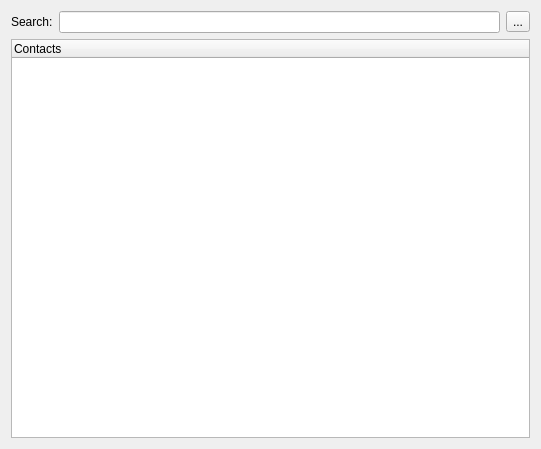
<ui version="4.0">
 <author/>
 <comment/>
 <exportmacro/>
 <class>HistoryBrowser</class>
 <widget class="QWidget" name="HistoryBrowser">
  <property name="geometry">
   <rect>
    <x>0</x>
    <y>0</y>
    <width>541</width>
    <height>449</height>
   </rect>
  </property>
  <property name="windowTitle">
   <string>Kopete History Browser</string>
  </property>
  <layout class="QVBoxLayout" name="verticalLayout">
   <item>
    <layout class="QHBoxLayout" name="horizontalLayout">
     <item>
      <widget class="QLabel" name="label">
       <property name="text">
        <string>Search:</string>
       </property>
      </widget>
     </item>
     <item>
      <widget class="QLineEdit" name="txtSearch"/>
     </item>
     <item>
      <widget class="QToolButton" name="cmdSearch">
       <property name="text">
        <string>...</string>
       </property>
      </widget>
     </item>
    </layout>
   </item>
   <item>
    <widget class="QSplitter" name="splitter">
     <property name="sizePolicy">
      <sizepolicy hsizetype="Expanding" vsizetype="Expanding">
       <horstretch>0</horstretch>
       <verstretch>0</verstretch>
      </sizepolicy>
     </property>
     <property name="orientation">
      <enum>Qt::Horizontal</enum>
     </property>
     <property name="childrenCollapsible">
      <bool>false</bool>
     </property>
     <widget class="QTreeWidget" name="trvContacts">
      <column>
       <property name="text">
        <string>Contacts</string>
       </property>
      </column>
     </widget>
    </widget>
   </item>
  </layout>
 </widget>
 <pixmapfunction/>
 <connections/>
</ui>
